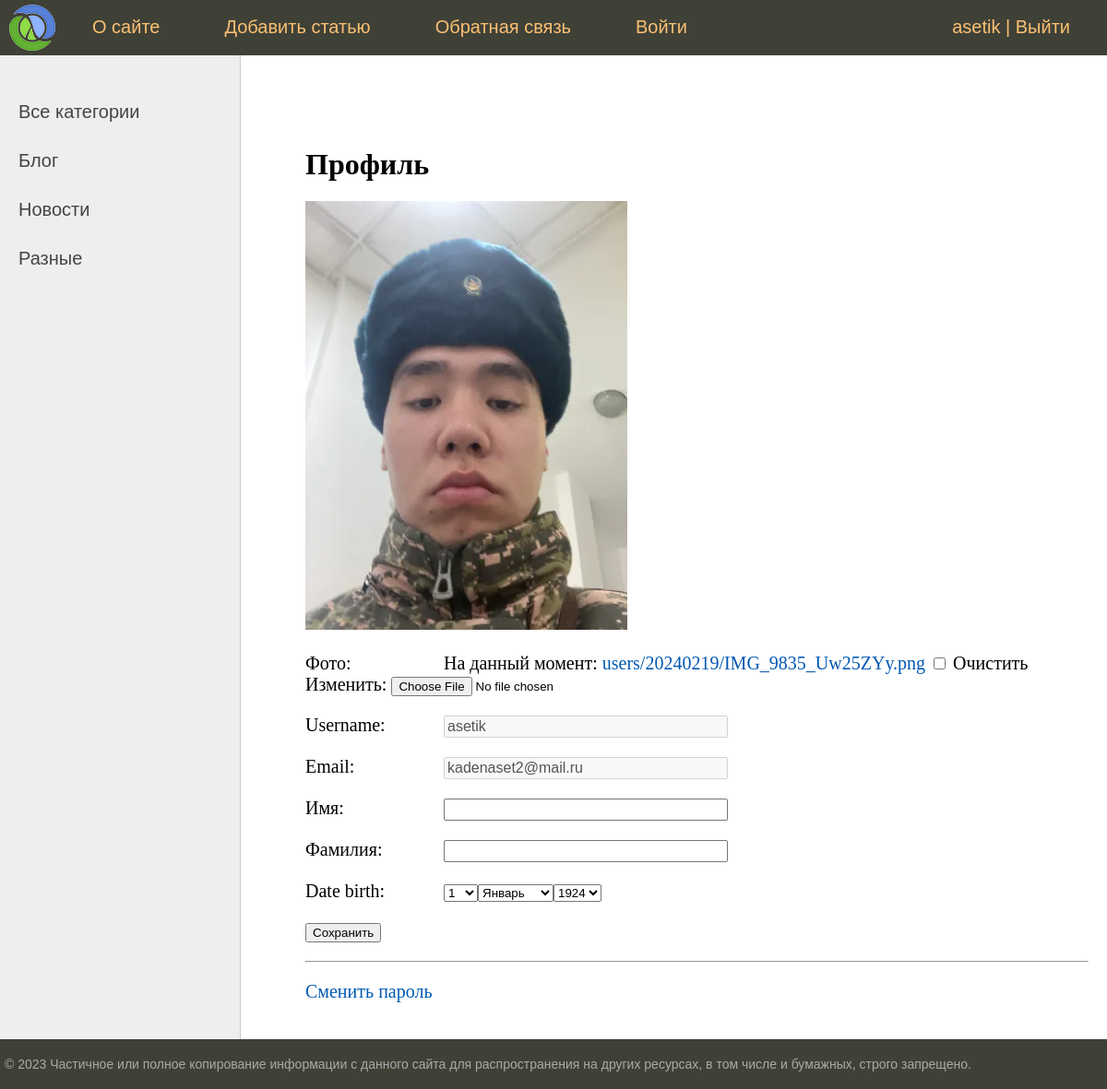
/users/profile/ (signed in), run on the app's committed database.
### users/models.py (models this page shows)
class User(AbstractUser):
    photo = models.ImageField(upload_to="users/%Y%m%d/", blank=True, null=True, verbose_name="Фото")
    date_birth = models.DateTimeField(blank=True, null=True, verbose_name="Дата роэдения")

### basqa/models.py (models this page shows, shortened)
class Category(models.Model):
    name = models.CharField(max_length=100, db_index=True, verbose_name='Категория')
    slug = models.SlugField(max_length=255, unique=True, db_index=True)
    def get_absolute_url(self):
        return reverse('category', kwargs={'cat_slug': self.slug})
    class Meta:
        verbose_name = 'Категории'
        verbose_name_plural = 'Категории'

### users/views.py (the view, shortened to what this page needs)
# urls.py: path('profile/', views.ProfileUser.as_view(), name='profile'),
class ProfileUser(LoginRequiredMixin, UpdateView):
    model = get_user_model()
    form_class = ProfileUserForm
    template_name = 'users/profile.html'
    extra_context = {
        'title': 'Профиль пользователя',
        'dafault_image': settings.DEFAULT_USER_IMAGE,
    }
    def get_object(self, queryset=None):
        return self.request.user

### users/forms.py
class ProfileUserForm(forms.ModelForm):
    username = forms.CharField(disabled="Логин", widget=forms.TextInput(attrs={'class': 'form-input'}))
    email = forms.CharField(disabled="Email", required=False, widget=forms.TextInput(attrs={'class': 'form-input'}))
    this_year = datetime.date.today().year
    date_birth = forms.DateField(widget=forms.SelectDateWidget(years=tuple(range(this_year-100, this_year-5))))
    class Meta:
        model = get_user_model()
        fields = ['photo', 'username', 'email', 'first_name', 'last_name']
        labels = {
            'first_name': 'Имя',
            'last_name': 'Фамилия',
        }
        widgets = {
            'first_name': forms.TextInput(attrs={'class': 'form-input'}),
            'last_name': forms.TextInput(attrs={'class': 'form-input'}),
        }

### basqa/templatetags/basqa_tags.py (called while the page is built)
@register.inclusion_tag('basqa/list_categories.html')
def show_categories(cat_selected=0):
    cats = Category.objects.all()
    return {'cats': cats, 'cat_selected': cat_selected}

### users/context_processors.py (called while the page is built)
def get_basqa_context(request):
    return {'mainmenu': menu}

### users/templates/users/profile.html (shortened to what this page needs)
{% extends 'base.html' %}
{% block content %}
<h1>Профиль</h1>
<form method="post" enctype="multipart/form-data">
    {% if user.photo %}
    <p><img src="{{ user.photo.url}}"></p>
    {% else %}
    <p><img src="{{ default_image }}"></p>
    {% endif %}
    {% for f in form %}
    <p ><label class="form-label" for="{{ f.id_for_label }}">{{f.label}}: </label>{{ f }}</p>
    {% endfor %}
    <p ><button type="submit">Сохранить</button></p>
</form>
 <hr>
<p><a href="{% url 'users:password_change' %}">Сменить пароль</a></p>
{% endblock %}

### templates/base.html (shortened to what this page needs)
{% load static %}
{% load basqa_tags %}
<!DOCTYPE html>
<html>
<head>
	<link type="text/css" href="{% static 'basqa/css/styles.css' %}" rel="stylesheet" />
</head>
<body>
<table class="table-page" border=0 cellpadding="0" cellspacing="0">
<tr><td valign=top>
{% block mainmenu %}
		<div class="header">
			<ul id="mainmenu" class="mainmenu">
			<li class="logo"><a href="{% url 'home' %}"><div class="logo"></div></a></li>
				{% for m in mainmenu %}
	<li><a href="{% url m.url_name %}">{{m.title}}</a></li>
{% endfor %}
				{% if user.is_authenticated %}
				<li class="last"><a href="{% url 'users:profile' %}">{{ user.username }}</a> | <a href="{% url 'users:logout' %}">Выйти</a></li>
				{% else %}
				<li class="last"><a href="{% url 'users:login' %}">Войти</a> | <a href="{% url 'users:register' %}">Регистрация</a></li>
				{% endif %}
			</ul>
		</div>
{% endblock mainmenu %}
<table class="table-content" border=0 cellpadding="0" cellspacing="0">
<tr>
	<td valign="top" class="left-chapters">
	<ul id="leftchapters">
		{% if cat_selected == 0 %}
		<li class="selected">Все категории</li>
		{% else %}
		<li><a href="{% url 'home' %}">Все категории</a></li>
		{% endif %}
		{% show_categories cat_selected %}
	</ul>
</td>
<td valign="top" class="content">
	<div class="content-text">
{% block content %}
{% endblock %}
	</div>
</td></tr></table>
</td></tr>
<tr><td valign=top>
	<div id="footer">
		<p>&copy; 2023 Частичное или полное копирование информации с данного сайта для распространения на других ресурсах, в том числе и бумажных, строго запрещено.</p>
	</div>
</td></tr></table>
</body>
</html>

### basqa/templates/basqa/list_categories.html
{% for cat in cats %}
{% if cat.id == cat_selected %}
<li class="selected">{{cat.name}}</li>
{% else %}
<li><a href="{{ cat.get_absolute_url }}">{{cat.name}}</a></li>
{% endif %}
{% endfor %}

### basqa/static/basqa/css/styles.css (style rules this page uses)
html, body { font-family: 'Arial'; margin: 0; padding: 0; height: 100%; width: 100%; color: #444; }
a { color: #0059b2; text-decoration: none; }
img { max-width: 600px; height: auto; }
.table-page { width: 100%; height: 100%; vertical-align: top; }
.table-page tr { height: 100%; }
.header { background: #3F4137; height: 60px; }
.logo { background: url('../../images/logo.png') no-repeat 10px 5px; width: 70px; height: 60px; }
ul.mainmenu { list-style: none; margin: 0; padding: 0; height: 60px; color: #fdc073; font-size: 20px; overflow: hidden; }
ul.mainmenu li { float: left; margin: 18px 40px 0 30px; }
ul.mainmenu li.logo { margin: 0; }
ul.mainmenu li.last { float: right; }
ul.mainmenu li a { color: #fdc073; text-decoration: none; }
.table-content { width: 100%; min-height: 100%; height: 100%; }
.left-chapters { margin: 0; background: #eee; border-right: 1px solid #ccc; }
.left-chapters ul { width: 230px; margin: 0; padding: 20px 10px 10px 20px; list-style: none; font-size: 20px; }
.left-chapters ul li { margin: 30px 0 0 0; color: #999; }
.left-chapters ul li a { color: #444; text-decoration: none; }
.content { padding: 40px 20px 20px 40px; width: 100%; box-sizing: border-box; }
.content-text { margin: 60px 0 0 30px; color: #000; font-size: 20px; font-family: Yandex Sans Display Light; }
.content-text h1 { font-size: 32px; }
#footer { box-sizing: border-box; background: #3F4137; padding: 5px; color: #aaa; font-size: 14px; font-family: Verdana, Geneva, Arial, Helvetica; text-align: left; overflow: hidden; }
.form-input { width: 300px; font-size: 16px; }
.form-label { display: inline-block; min-width: 150px; vertical-align: top; }

### data on the page
User: username "asetik", photo (picture), form "asetik" "kadenaset2@mail.ru"
Category: name "Блог"
Category: name "Новости"
Category: name "Разные"

### other printed values
{{ m.title }} "О сайте" "Добавить статью" "Обратная связь" "Войти"
{{ f.label }} "Фото" "Username" "Email" "Имя" "Фамилия" "Date birth"
